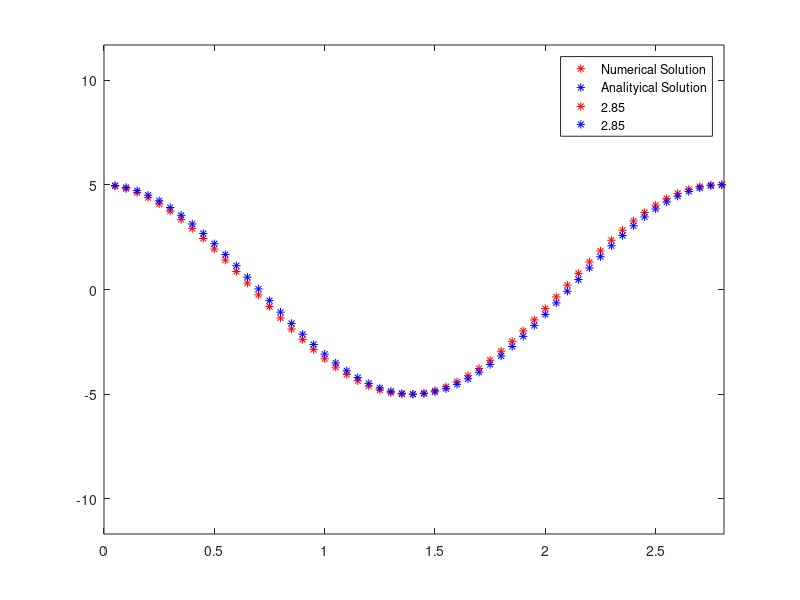

The MATLAB script that drew this image:
clc 
clear all

k = 100;
m = 20;
w = sqrt(k/m);
A = 5;
x = A;
y = 0;
dt = 0.05;
T = (2*pi)/w;
v = 0;
t = 0;
a = 0;

while (t<=T)
  a = (-k*x)/m;
  v += a*dt;
  x += v*dt;
  t += dt;
  
  plot(t,x,'r*'); hold on;
  axis([0 T -A*w-0.5 A*w+0.5]);
  pause(0.001);
  

  y = A*cos(w*t);
  plot(t,y,'b*'); hold on;
  axis([0 T -A*w-0.5 A*w+0.5]);
  legend('Numerical Solution','Analityical Solution',num2str(t),num2str(t));  
endwhile


  